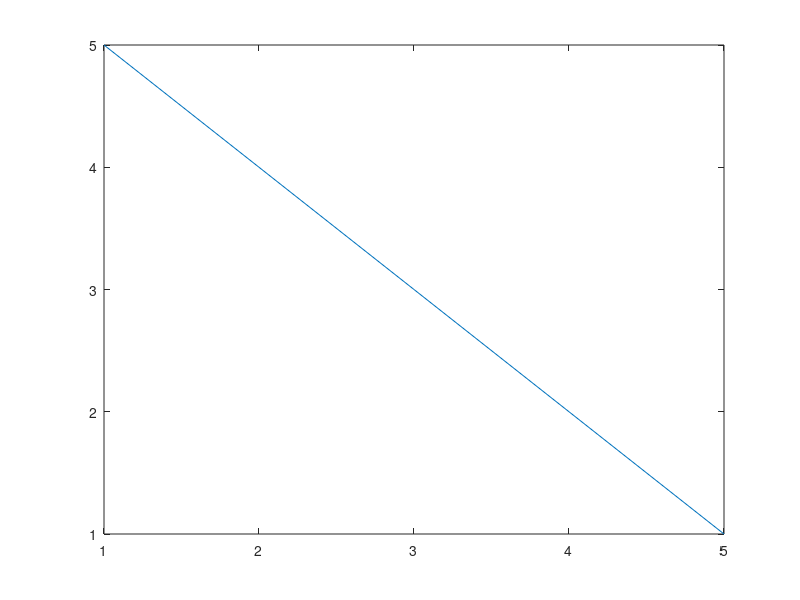
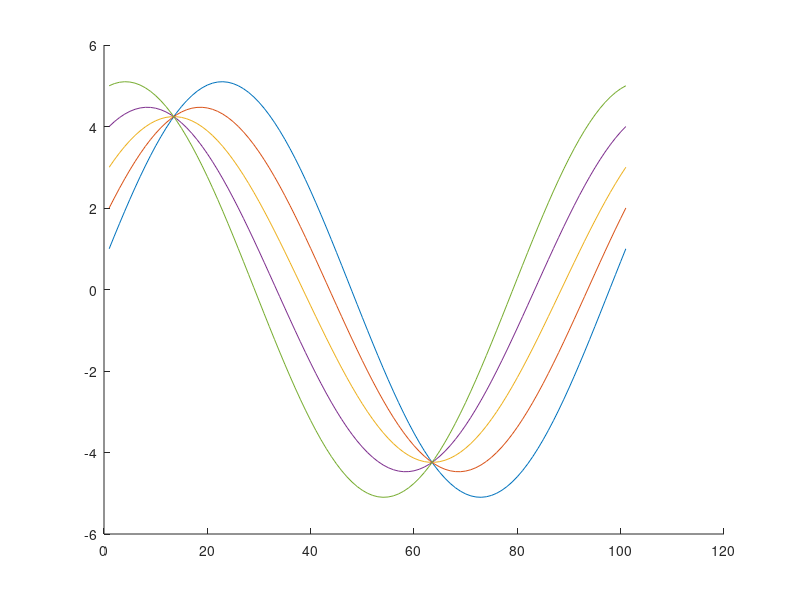

Write MATLAB code to recreate these figures, in order.
%
% motivate_hough_2.m
%

clear all;
close all;
clc;

x = [1 2 3 4 5];
y = [5 4 3 2 1];

figure(1);
plot(x, y);

theta = 0:2 * pi / 100:2 * pi;
c1 = x(1) * cos(theta) + y(1) * sin(theta);
c2 = x(2) * cos(theta) + y(2) * sin(theta);
c3 = x(3) * cos(theta) + y(3) * sin(theta);
c4 = x(4) * cos(theta) + y(4) * sin(theta);
c5 = x(5) * cos(theta) + y(5) * sin(theta);

figure(2);
hold on;
plot(c1);
plot(c2);
plot(c3);
plot(c4);
plot(c5);
